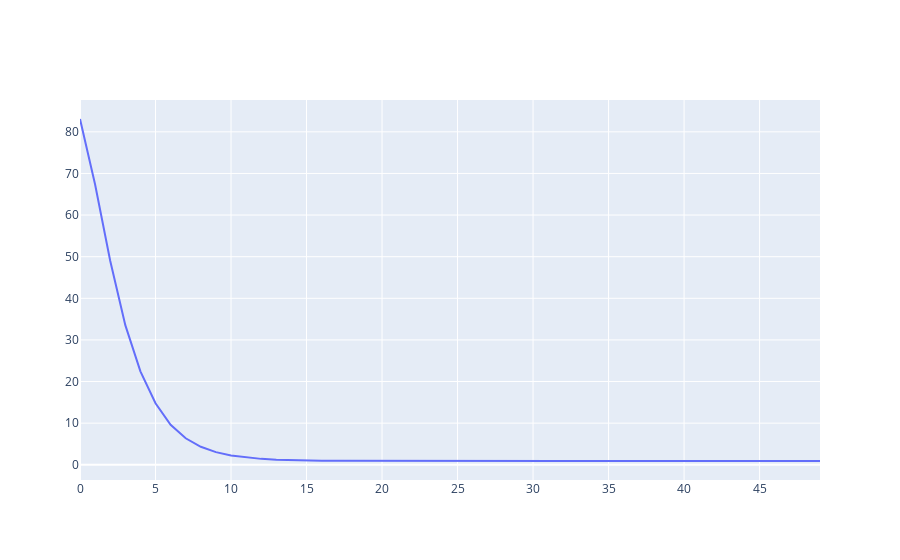

Here is the notebook cell this chart was saved with:
### Code cell
def draw_history(history):
    fig = go.Figure()
    fig.add_trace(go.Scatter(x=history.epoch, y=history.history["loss"], name="mse"))
    # fig.add_trace(go.Scatter(x=history.epoch, y=history.history["val_loss"], name="val_mse"))
    fig.show()


draw_history(history)

### Figure 1 — Plotly figure (JSON) as saved in the notebook; plotly's stock layout.template omitted (floating-point values rounded to 4 significant figures)
{"data": [{"name": "mse", "x": [0, 1, 2, 3, 4, 5, 6, 7, 8, 9, 10, 11, 12, 13, 14, 15, 16, 17, 18, 19, 20, 21, 22, 23, 24, 25, 26, 27, 28, 29, 30, 31, 32, 33, 34, 35, 36, 37, 38, 39, 40, 41, 42, 43, 44, 45, 46, 47, 48, 49], "y": [83.09, 67.36, 49.01, 33.54, 22.45, 14.78, 9.594, 6.363, 4.322, 3.043, 2.217, 1.726, 1.416, 1.22, 1.102, 1.026, 0.982, 0.9506, 0.9364, 0.9239, 0.9162, 0.912, 0.909, 0.9069, 0.9061, 0.9053, 0.9049, 0.9048, 0.9048, 0.9047, 0.9047, 0.9046, 0.9046, 0.9046, 0.9045, 0.9045, 0.9045, 0.9044, 0.9044, 0.9044, 0.9043, 0.9044, 0.9043, 0.9043, 0.9042, 0.9042, 0.9042, 0.9042, 0.9041, 0.9041], "type": "scatter"}], "layout": {}}
